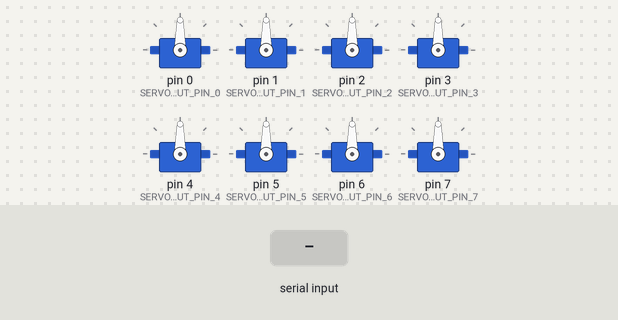
Recording of a sketch running on a simulated Arduino Uno, built with avr-gcc and run on an emulated ATmega328P. On the bench: 8 × servo. Inputs (shaded band) come from the test bench.

Above: at 1.2 s.
1.3 s: "s  45\n" received over Serial
At 2.0 s:
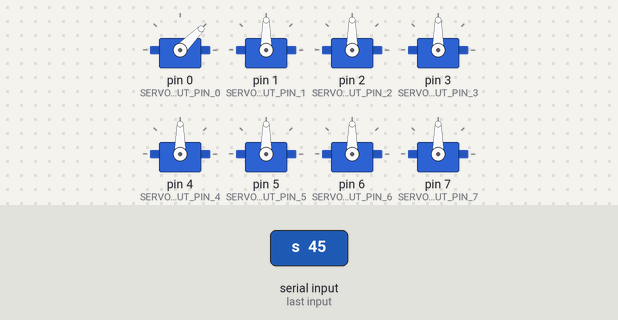
2.8 s: "sc\n" received over Serial
At 4.2 s:
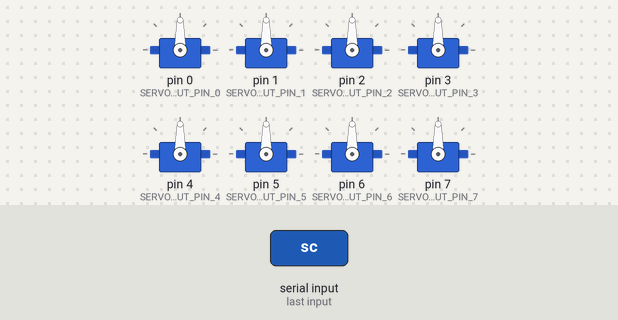
Timing chart, 0 to 5.8 s (numbered marks = the images above; inputs shaded):
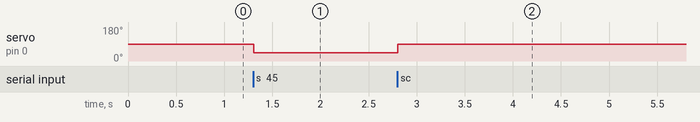

The sketch:

servo_and_sensors.ino
```cpp
#include "SweepingServo.hpp"

/**
 * Toy automation lenoardo servo
 */

const String SW_TYPE = "servo";
const int SW_VERSION_MAJOR = 1;
const int SW_VERSION_MINOR = 0;
const String SW_VERSION_STRING = String(SW_VERSION_MAJOR) + "." + String(SW_VERSION_MINOR);

const int N_SENSOR_IN_CHANNELS = 6;
const int SENSOR_IN_PIN_0 = 8;
const int SENSOR_IN_PIN_1 = 9;
const int SENSOR_IN_PIN_2 = 10;
const int SENSOR_IN_PIN_3 = 11;
const int SENSOR_IN_PIN_4 = 12;
const int SENSOR_IN_PIN_5 = 13;

const int N_SERVO_OUT_CHANNELS = 8;
const int SERVO_OUT_PIN_0 = 0;
const int SERVO_OUT_PIN_1 = 1;
const int SERVO_OUT_PIN_2 = 2;
const int SERVO_OUT_PIN_3 = 3;
const int SERVO_OUT_PIN_4 = 4;
const int SERVO_OUT_PIN_5 = 5;
const int SERVO_OUT_PIN_6 = 6;
const int SERVO_OUT_PIN_7 = 7;

const int SERVO_VALUE_MIN = 0;
const int SERVO_VALUE_MAX = 180;
const int SERVO_VALUE_CENTER = 90;

class SensorInput {

  private: // members:
    int m_pin_number = -1;

  public: // destructor
    virtual ~SensorInput() {}

  public: // functions

    void attach(int pin_number) {
      pinMode(pin_number, INPUT);
      this->m_pin_number = pin_number;
    }

    bool is_attached() {
      if ( this->m_pin_number == -1 ) {
        return false;
      } else {
        return true;
      }
    }

    bool read() {
      if (this->is_attached()) {
        return digitalRead(this->m_pin_number);
      } else {
        return false;
      }
    }

};

SweepingServo servos_out[N_SERVO_OUT_CHANNELS];
SensorInput sensors_in[N_SENSOR_IN_CHANNELS];

void setup(){

  Serial.begin(9600);

  servos_out[0].attach(SERVO_OUT_PIN_0);
  servos_out[1].attach(SERVO_OUT_PIN_1);
  servos_out[2].attach(SERVO_OUT_PIN_2);
  servos_out[3].attach(SERVO_OUT_PIN_3);
  servos_out[4].attach(SERVO_OUT_PIN_4);
  servos_out[5].attach(SERVO_OUT_PIN_5);
  servos_out[6].attach(SERVO_OUT_PIN_6);
  servos_out[7].attach(SERVO_OUT_PIN_7);

  sensors_in[0].attach(SENSOR_IN_PIN_0);
  sensors_in[1].attach(SENSOR_IN_PIN_1);
  sensors_in[2].attach(SENSOR_IN_PIN_2);
  sensors_in[3].attach(SENSOR_IN_PIN_3);
  sensors_in[4].attach(SENSOR_IN_PIN_4);
  sensors_in[5].attach(SENSOR_IN_PIN_5);
}


String read_serial_as_string() {
  static String read_buffer = String("");

  char c = 0x00;

  while (Serial.available()) {
    c = Serial.read();
    if (c != '\n') {
      read_buffer += c;
    }
  }

  if (c == '\n') {
    String ret_val = String(read_buffer);
    read_buffer = String("");
    return ret_val;
  } else {
    return String("");
  }
}

void serial_send_string(String to_send) {
  Serial.write(to_send.c_str(), to_send.length());
  if (to_send.endsWith("\n")) {
    return;
  } else {
    Serial.write("\n");
  }
}

void serial_list_humanreadable_values() {
  const int buffer_len = 128;
  char write_buffer[buffer_len] = {0,};
  Serial.write("\n");

  Serial.write("\n Sensor input values:\n");
  for (int i = 0; i < N_SENSOR_IN_CHANNELS; i++) {
    serial_send_string(String("  Sensor ") + String(i) + " = " + String(sensors_in[i].read()));
  }
  Serial.write("\n");

  Serial.write("\n Servo output values:\n");
  for (int i = 0; i < N_SERVO_OUT_CHANNELS; i++) {
    serial_send_string(String("  Servo ") + String(i) + " = " + String(servos_out[i].read()));
  }
  Serial.write("\n");
}

void serial_print_help() {
  Serial.write("\n");
  Serial.write("=======================\n");
  Serial.write("servo and sensor \n");
  Serial.write("=======================\n");
  Serial.write("\n");
  Serial.write("commands:\n");
  Serial.write("  h : Print this help.\n");
  Serial.write("  lh : List all current states/ values in human readable form.\n");
  serial_send_string(String("  t: Return type of this software, returns \"") +  SW_TYPE + "\".\n");
  serial_send_string(String("  r: Read digital inputs. Currently ") + String(N_SENSOR_IN_CHANNELS) + String(" digital sensor will be read.\n"));
  serial_send_string(String("  s : Set a servo value. s <SERVO_NR> <POSITION> where SERVO_NR is an Integer and Position is an integer from ") + String(SERVO_VALUE_MIN) + " to " + String(SERVO_VALUE_MAX) + " degrees.");
  Serial.write("  sc: Set all servos to center position");
  serial_send_string(String("  v: Return software version ") +  SW_VERSION_STRING + "\n");
  Serial.write("\n");
}


void update_servo_outputs() {
  for (int i = 0; i < N_SERVO_OUT_CHANNELS; i++) {
    servos_out[i].update();
  }
}

void center_all_servos() {
  for (int i = 0; i < N_SERVO_OUT_CHANNELS; i++) {
    servos_out[i].write(SERVO_VALUE_CENTER);
  }
}

void serial_send_error(String error_string) {
  serial_send_string(String("!!! ") + error_string + String(" !!!"));
}

bool parse_and_apply_new_servo_position(String channel_and_value_string) {
  int index_of_space = channel_and_value_string.indexOf(' ');
  if (index_of_space == -1) {
    serial_send_error(String("No space found in ") + channel_and_value_string);
    return false;
  }

  if (index_of_space + 2 >= channel_and_value_string.length()) {
    serial_send_error(String("channel_and_value_string to short"));
    return false;
  }

  String channel_string = channel_and_value_string.substring(0, index_of_space);
  String value_string = channel_and_value_string.substring(index_of_space + 1);

  int channel_nr = channel_string.toInt();
  if (channel_nr < 0) {
    serial_send_error(String("Too small channel nr: ") + String(channel_nr));
    return false;
  }

  if (channel_nr >= N_SERVO_OUT_CHANNELS) {
    serial_send_error(String("Too big channel nr: ") + String(channel_nr));
    return false;
  }

  int servo_value = value_string.toInt();
  if (servo_value < SERVO_VALUE_MIN) {
    serial_send_error(String("Too small servo value: ") + String(servo_value));
    return false;
  }

  if (servo_value > SERVO_VALUE_MAX) {
    serial_send_error(String("Too big servo value: ") + String(servo_value));
    return false;
  }

  servos_out[channel_nr].write(servo_value);

  return true;
}

void send_sensor_inputs() {
  char values = 0x00;

  for (int i = 0; i < N_SENSOR_IN_CHANNELS; i++) {
    values |= sensors_in[i].read() << i;
  }

  String hex_string = String(values, HEX);
  if (hex_string.length() == 1) {
    hex_string = String("0") + hex_string;
  }
  serial_send_string(hex_string);
}

void loop(){

  String read_string = read_serial_as_string();
  if (read_string.length() > 0) {
    bool command_success = false;

    if (read_string.equals("h")) {
      serial_print_help();
      command_success = true;

    } else if (read_string.equals("r")) {
      send_sensor_inputs();
      command_success = true;

    } else if (read_string.startsWith("s ")) {
      if (parse_and_apply_new_servo_position(read_string.substring(2))) {
        command_success = true;
      }

    } else if (read_string.equals("sc")) {
      center_all_servos();
      command_success = true;

    } else if (read_string.equals("t")) {
      serial_send_string(SW_TYPE);
      command_success = true;

    } else if (read_string.equals("v")) {
      serial_send_string(SW_VERSION_STRING);
      command_success = true;

    } else if (read_string.equals("lh")) {
      serial_list_humanreadable_values();
      command_success = true;

    }

    if (!command_success) {
      serial_print_help();
      serial_send_error(String("Unable to parse \"") + read_string + String("\""));
    }
  }

  update_servo_outputs();
}
```

SweepingServo.hpp
```cpp
#include <Servo.h>

#pragma once

class SweepingServo {
  private: // contstants:
    const int TOGGLE_STATUS_IDLE = 0;
    const int TOGGLE_STATUS_POS1 = 1;
    const int TOGGLE_STATUS_POS2 = 2;

  private: // members
    Servo m_servo;
    int m_pin_number = -1;

    int m_current_position = 90;
    int m_target_position = 90;
    int m_position_step = 2;

    int m_max_position = 170; // not all servos support 180 degrees angle
    int m_min_position = 10; // not all servos support 0 degrees angle
    int m_center_psoition = 90;

    int m_toggle_position_1 = -1;
    int m_toggle_position_2 = -1;
    int m_toggle_step = TOGGLE_STATUS_IDLE;

  public: // functions
    void attach(const int pin_number) {
      this->m_servo.attach(pin_number);
      this->m_pin_number = pin_number;
    }

    int getPinNumber() {
      return this->m_pin_number;
    }

    /*
      Set servo to center position.
    */
    void set_to_center() {
      this->write(this->m_center_psoition);
    }

    void set_to_min_position() {
      this->write(this->m_min_position);
    }

    void set_to_max_position() {
      this->write(this->m_max_position);
    }

    void write(int new_position_degrees) {
      this->m_target_position = new_position_degrees;
    }

    int read() {
      return this->m_current_position;
    }

    void toggle_between_min_and_max_position() {
      if (this->is_at_max_position()) {
        this->set_to_min_position();
      } else {
        this->set_to_max_position();
      }
    }

    bool is_position_reached() {
      if (this->m_current_position == this->m_target_position) {
        return true;
      } else {
        return false;
      }
    }

    bool is_at_max_position() {
      return this->m_current_position == this->m_max_position;
    }

    bool is_at_min_position() {
      return this->m_current_position == this->m_min_position;
    }

    bool trim(int min_position, int center_position, int max_position) {
      this->m_max_position = max_position;
      this->m_min_position = min_position;
      this->m_max_position = max_position;
      return true;
    }

    void update() {
      if (this->is_position_reached()) {
        return;
      }

      this->m_servo.write(this->m_target_position);
      this->m_current_position = this->m_target_position;
    }
};
```

Measured:
- after the input at 1.3 s, servo on pin 0 (SERVO_OUT_PIN_0): 90° → 45° at once
- after the input at 2.8 s, servo on pin 0 (SERVO_OUT_PIN_0): 45° → 90° at once
